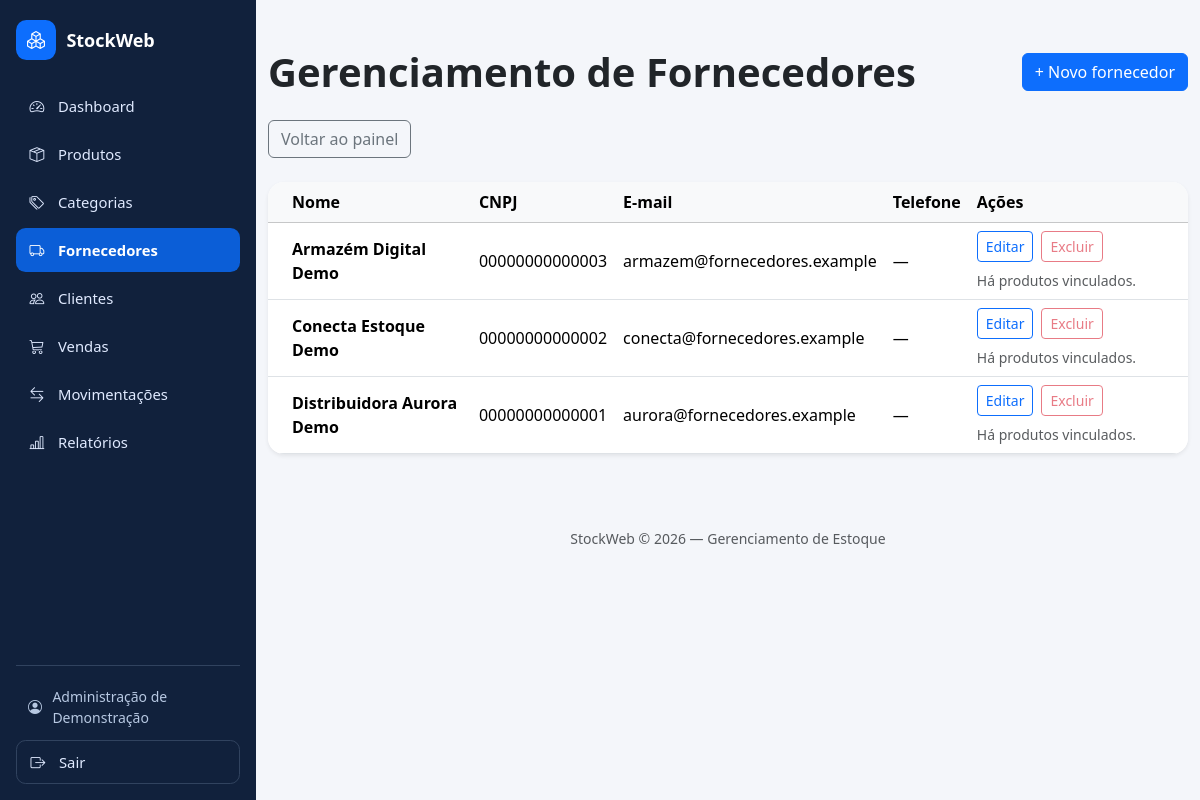
The app's page /fornecedores.php (signed in) with its own data.
### tables this page shows
CREATE TABLE `fornecedores` (
  `id` int NOT NULL AUTO_INCREMENT,
  `nome` varchar(150) NOT NULL,
  `cnpj` varchar(14) NOT NULL,
  `email` varchar(150) DEFAULT NULL,
  `telefone` varchar(20) DEFAULT NULL,
  PRIMARY KEY (`id`),
  UNIQUE KEY `cnpj` (`cnpj`)
);

### public/fornecedores.php (the view, shortened to what this page needs)
<?php
require_once __DIR__ . '/fornecedor_funcoes.php';
require_once '/var/www/stockweb/config/database.php';
try {
    $stmt = $pdo->query('
        SELECT f.id, f.nome, f.cnpj, f.email, f.telefone,
               EXISTS (SELECT 1 FROM produtos p WHERE p.fornecedor_id = f.id) AS possui_produtos
        FROM fornecedores f
        ORDER BY f.nome, f.id
    ');
    $fornecedores = $stmt->fetchAll(PDO::FETCH_ASSOC);
} catch (PDOException $erro) {
    error_log($erro->getMessage());
    http_response_code(500);
    $aviso = ['tipo' => 'danger', 'mensagem' => 'Não foi possível carregar os fornecedores.'];
}
?>
        <div class="d-flex flex-wrap justify-content-between align-items-center gap-3 mb-4">
            <h1 class="fw-bold mb-0">Gerenciamento de Fornecedores</h1>
            <a href="fornecedor_novo.php" class="btn btn-primary">+ Novo fornecedor</a>
        </div>
        <a href="dashboard.php" class="btn btn-outline-secondary mb-4">Voltar ao painel</a>
        <?php if (isset($fornecedores)): ?>
            <div class="card border-0 rounded-4 shadow-sm overflow-hidden">
                <div class="table-responsive">
                    <table class="table table-hover align-middle mb-0">
                        <thead class="table-light">
                            <tr>
                                <th scope="col" class="ps-4">Nome</th>
                                <th scope="col">CNPJ</th>
                                <th scope="col">E-mail</th>
                                <th scope="col">Telefone</th>
                                <th scope="col">Ações</th>
                            </tr>
                        </thead>
                        <tbody>
                            <?php foreach ($fornecedores as $fornecedor): ?>
                                <?php $id = (int) $fornecedor['id']; ?>
                                <tr>
                                    <th scope="row" class="ps-4"><?= fornecedorEscapar($fornecedor['nome']) ?></th>
                                    <td><?= fornecedorEscapar($fornecedor['cnpj']) ?></td>
                                    <td><?= fornecedorEscapar($fornecedor['email'] ?? '—') ?></td>
                                    <td><?= fornecedorEscapar($fornecedor['telefone'] ?? '—') ?></td>
                                    <td>
                                        <div class="d-flex flex-wrap gap-2">
                                            <a href="fornecedor_editar.php?id=<?= $id ?>"
                                               class="btn btn-outline-primary btn-sm">Editar</a>
                                            <?php if ($fornecedor['possui_produtos']): ?>
                                                <button type="button" class="btn btn-outline-danger btn-sm"
                                                        aria-describedby="vinculos-<?= $id ?>" disabled>Excluir</button>
                                                <small id="vinculos-<?= $id ?>" class="text-muted w-100">
                                                    Há produtos vinculados.
                                                </small>
                                            <?php endif; ?>
                                        </div>
                                    </td>
                                </tr>
                            <?php endforeach; ?>
                        </tbody>
                    </table>
                </div>
            </div>
        <?php endif; ?>

### public/assets/css/sidebar.css (style rules this page uses)
:root { --stockweb-sidebar-width: 16rem; --stockweb-sidebar-bg: #11213c; --stockweb-sidebar-border: #31435f; --stockweb-sidebar-accent: #0d6efd; }

### public/fornecedor_funcoes.php (style rules this page uses)
body { background-color: #f4f6fa; }

### records on screen
fornecedores: nome "Armazém Digital Demo", cnpj "00000000000003", email "armazem@fornecedores.example", telefone "—"
fornecedores: nome "Conecta Estoque Demo", cnpj "00000000000002", email "conecta@fornecedores.example", telefone "—"
fornecedores: nome "Distribuidora Aurora Demo", cnpj "00000000000001", email "aurora@fornecedores.example", telefone "—"

### other values on screen
$rotulo "Dashboard"
$rotulo "Produtos"
$rotulo "Categorias"
$rotulo "Fornecedores"
$rotulo "Clientes"
$rotulo "Vendas"
$rotulo "Movimentações"
$rotulo "Relatórios"
$nomeUsuario "Administração de Demonstração"
